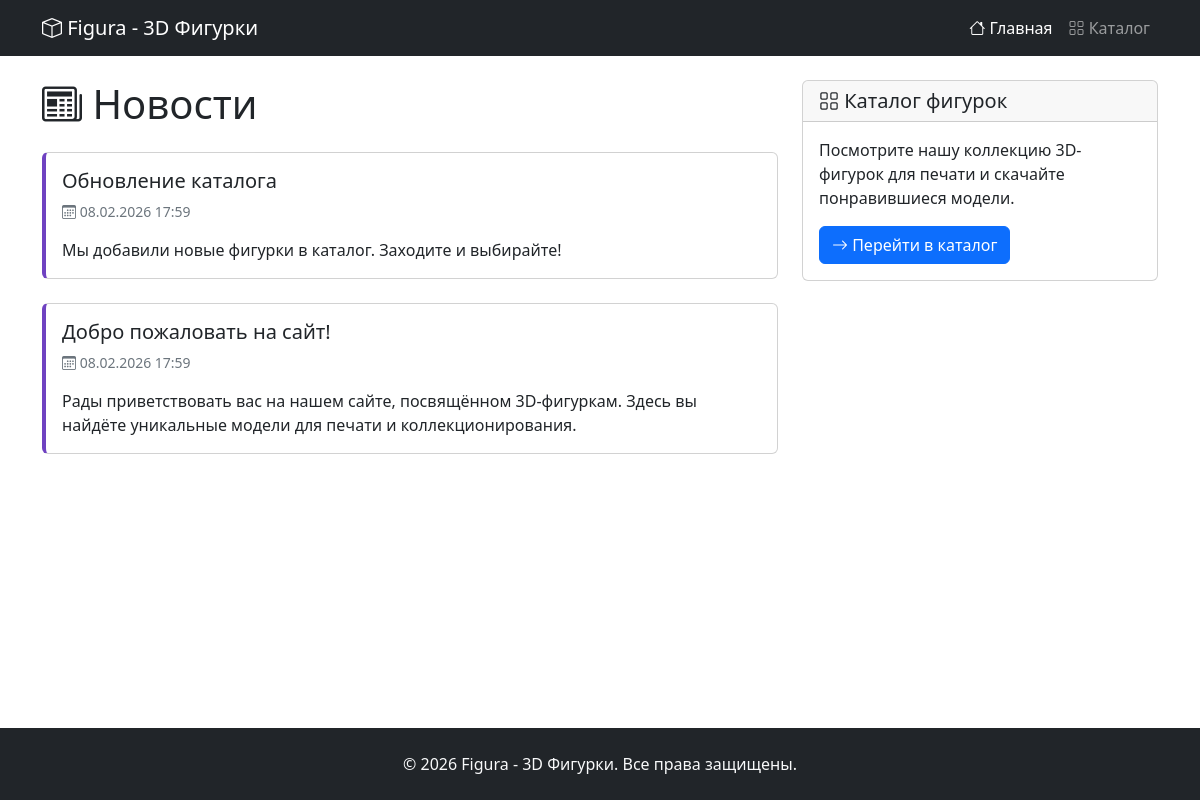
The page / on the database its author committed.
### tables this page shows
CREATE TABLE IF NOT EXISTS news (
    id INT UNSIGNED AUTO_INCREMENT PRIMARY KEY,
    title VARCHAR(255) NOT NULL,
    content TEXT NOT NULL,
    created_at TIMESTAMP DEFAULT CURRENT_TIMESTAMP,
    updated_at TIMESTAMP DEFAULT CURRENT_TIMESTAMP ON UPDATE CURRENT_TIMESTAMP,
    INDEX idx_created_at (created_at)
);

### includes/functions.php (called while the page is built, shortened)
<?php
function e(string $string): string {
    return htmlspecialchars($string, ENT_QUOTES, 'UTF-8');
}
function formatDate(string $date, string $format = 'd.m.Y H:i'): string {
    return date($format, strtotime($date));
}
function getNews(int $page = 1, int $perPage = NEWS_PER_PAGE): array {
    $pdo = getDB();
    $offset = ($page - 1) * $perPage;
    $stmt = $pdo->prepare('SELECT * FROM news ORDER BY created_at DESC LIMIT :limit OFFSET :offset');
    $stmt->bindValue(':limit', $perPage, PDO::PARAM_INT);
    $stmt->bindValue(':offset', $offset, PDO::PARAM_INT);
    $stmt->execute();
    return $stmt->fetchAll();
}

### index.php (the view, shortened to what this page needs)
<?php
require_once __DIR__ . '/includes/header.php';
$page = max(1, (int) ($_GET['page'] ?? 1));
$news = getNews($page);
?>
<div class="row">
    <div class="col-lg-8">
        <h1 class="mb-4"><i class="bi bi-newspaper"></i> Новости</h1>
        <?php if (empty($news)): ?>
            <div class="empty-state">
                <i class="bi bi-inbox"></i>
                <h5>Новостей пока нет</h5>
                <p>Скоро здесь появятся интересные новости!</p>
            </div>
        <?php else: ?>
            <?php foreach ($news as $item): ?>
                <article class="card news-card mb-4">
                    <div class="card-body">
                        <h2 class="card-title h5"><?= e($item['title']) ?></h2>
                        <p class="news-date mb-3">
                            <i class="bi bi-calendar3"></i>
                            <?= formatDate($item['created_at']) ?>
                        </p>
                        <div class="card-text">
                            <?= nl2br(e($item['content'])) ?>
                        </div>
                    </div>
                </article>
            <?php endforeach; ?>
        <?php endif; ?>
    </div>
    <div class="col-lg-4">
        <div class="card">
            <div class="card-header">
                <h5 class="mb-0"><i class="bi bi-grid"></i> Каталог фигурок</h5>
            </div>
            <div class="card-body">
                <p>Посмотрите нашу коллекцию 3D-фигурок для печати и скачайте понравившиеся модели.</p>
                <a href="<?= SITE_URL ?>/catalog.php" class="btn btn-primary">
                    <i class="bi bi-arrow-right"></i> Перейти в каталог
                </a>
            </div>
        </div>
    </div>
</div>
<?php require_once __DIR__ . '/includes/footer.php'; ?>

### includes/header.php (shortened to what this page needs)
<?php
require_once __DIR__ . '/functions.php';
$currentPage = basename($_SERVER['PHP_SELF']);
?>
<!DOCTYPE html>
<html lang="ru">
<head>
    <link href="https://cdn.jsdelivr.net/npm/bootstrap@5.3.2/dist/css/bootstrap.min.css" rel="stylesheet">
    <link href="https://cdn.jsdelivr.net/npm/bootstrap-icons@1.11.1/font/bootstrap-icons.css" rel="stylesheet">
    <link href="<?= SITE_URL ?>/assets/css/style.css" rel="stylesheet">
</head>
<body>
    <nav class="navbar navbar-expand-lg navbar-dark bg-dark">
        <div class="container">
            <a class="navbar-brand" href="<?= SITE_URL ?>/">
                <i class="bi bi-box"></i> <?= e(SITE_NAME) ?>
            </a>
            <div class="collapse navbar-collapse" id="navbarNav">
                <ul class="navbar-nav ms-auto">
                    <li class="nav-item">
                        <a class="nav-link <?= $currentPage === 'index.php' ? 'active' : '' ?>" href="<?= SITE_URL ?>/">
                            <i class="bi bi-house"></i> Главная
                        </a>
                    </li>
                    <li class="nav-item">
                        <a class="nav-link <?= $currentPage === 'catalog.php' ? 'active' : '' ?>" href="<?= SITE_URL ?>/catalog.php">
                            <i class="bi bi-grid"></i> Каталог
                        </a>
                    </li>
                </ul>
            </div>
        </div>
    </nav>
    <main class="container py-4">

### includes/footer.php (shortened to what this page needs)
    </main>
    <footer class="bg-dark text-light py-4 mt-auto">
        <div class="container text-center">
            <p class="mb-0">&copy; <?= date('Y') ?> <?= e(SITE_NAME) ?>. Все права защищены.</p>
        </div>
    </footer>
</body>
</html>

### assets/css/style.css (style rules this page uses)
:root { --primary-color: #6f42c1; --secondary-color: #495057; }
html, body { height: 100%; }
body { display: flex; flex-direction: column; min-height: 100vh; }
main { flex: 1; }
.card { transition: transform 0.2s, box-shadow 0.2s; }
.news-card { border-left: 4px solid var(--primary-color); }
.news-card .news-date { font-size: 0.875rem; color: #6c757d; }

### rows shown on the page
news: title "Обновление каталога", created_at "08.02.2026 17:59", content "Мы добавили новые фигурки в каталог. Заходите и выбирайте!"
news: title "Добро пожаловать на сайт!", created_at "08.02.2026 17:59", content "Рады приветствовать вас на нашем сайте, посвящённом 3D-фигуркам. Здесь вы найдёте уникальные модели для печати и коллекционирования."

### other values the page prints
SITE_NAME "Figura - 3D Фигурки"
